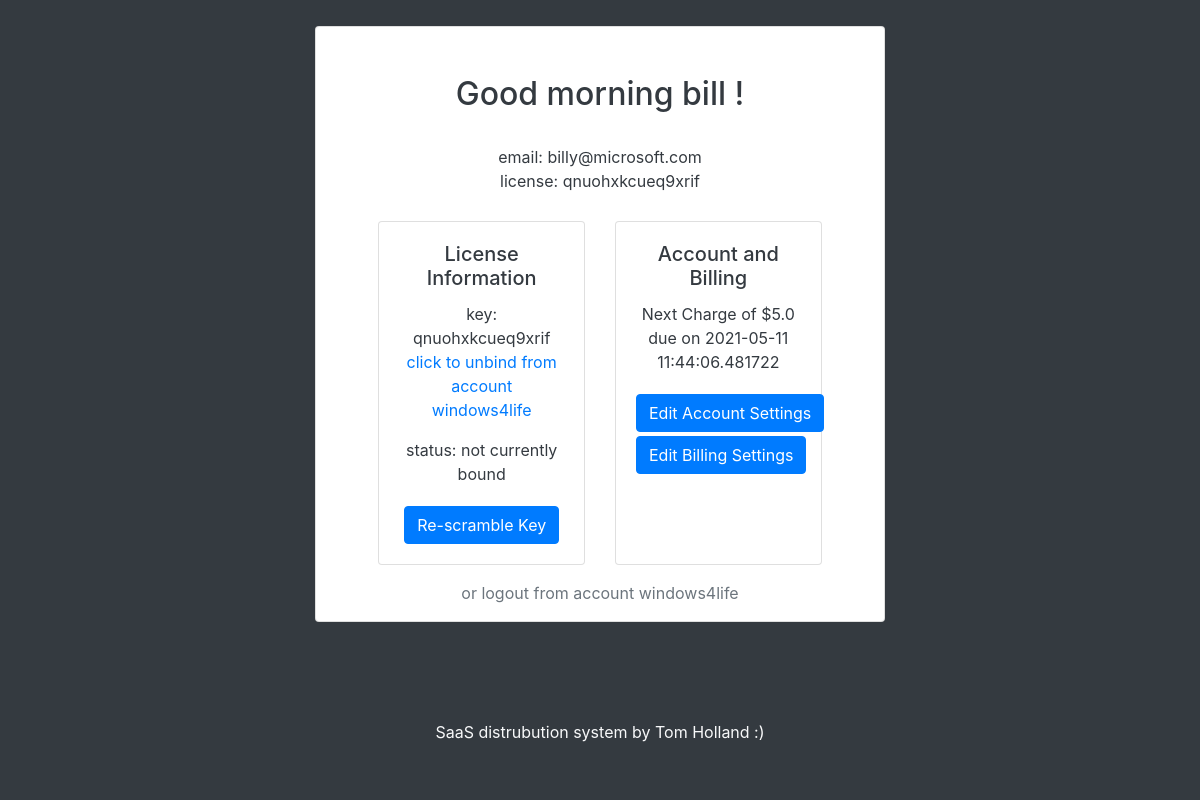
Page /dashboard (signed in) on the earlier database version.
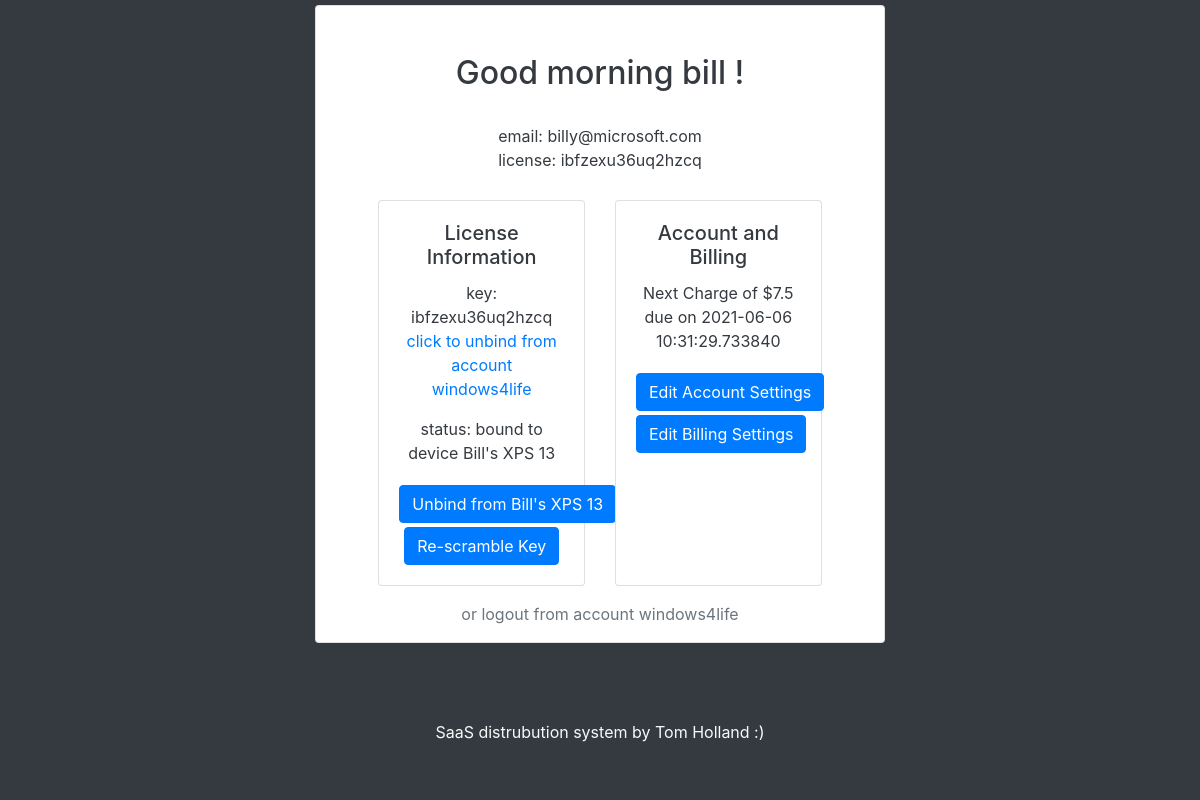
Same page on the later database version.
### tables this page shows
CREATE TABLE licenses (license text PRIMARY KEY, username text, boundToUser boolean, boundToDevice boolean, HWID string, devicename string, nextrenewal string, plan string, stripeSessionID string);

CREATE TABLE users (username text PRIMARY KEY, fName text, sName text, emailAddress text, password text, admin bool);

CREATE TABLE plans (name text PRIMARY KEY, interval integer, amount float);

### main.py (the view, shortened to what this page needs)
@app.route("/dashboard", methods=['GET', 'POST'])
@login_required
def dashboard():
    if not current_user.getAdminPerms():
        lerror = None
        return render_template('dashboard.html', lerror=lerror)
    else:
        return redirect(url_for('admindash'))

### api.py (called while the page is built)
    def closeConnection(self):
        self.conn.close()
        return

    def searchUsersByUsername(self, user):
        self.c.execute(f'''SELECT * FROM users WHERE username = ?''', (user,))
        result = self.c.fetchone()
        return result

    def getLicenseInfo(self, license):
        self.c.execute(f'''SELECT * FROM licenses WHERE license = ?''',
                       (license,))
        result = self.c.fetchone()
        return result

    def checkIfUserHasLicense(self, username):
        self.c.execute(f'''SELECT license FROM licenses WHERE username = ?''',
                       (username,))
        result = self.c.fetchone()
        if result:
            return result[0]
        else:
            return False

    def getNextRenewal(self, license):
        self.c.execute(f'''SELECT nextrenewal FROM licenses WHERE license = ?''', (license,))
        result = self.c.fetchone()[0]
        if not result or result == "NULL":
            return None
        else:
            return datetime.strptime(result, '%Y-%m-%d %H:%M:%S.%f')

### main.py (called while the page is built)
    def getRenewalDate(self, key):
        db = Database()
        dbdate = db.getNextRenewal(key)
        return dbdate

### templates/dashboard.html (shortened to what the changed rows need)
<!DOCTYPE html>
<html lang="en">
<head>
    <link rel="stylesheet" href="https://use.fontawesome.com/releases/v5.0.8/css/all.css">
    <link rel="stylesheet" href="https://maxcdn.bootstrapcdn.com/bootstrap/4.0.0/css/bootstrap.min.css"
>
    <link rel="stylesheet" type="text/css" href="{{ url_for('static',filename='styles/dashboard.css') }}">
</head>
<body onload="relayUserTime('{{ current_user.fname }}')">
<div class="container-fluid h-90 bg-dark text-dark">
    <div class="row h-90 justify-content-center align-items-center">
        <div class="col-md-6 text-left">
            <div class="card text-center">
                <h2 class="card-title mt-5" id="time"></h2>
                {% if current_user.license.exists %}
                <div class="card-body">
                    email: {{ current_user.email }}
                    <br>
                    license: {{ current_user.license }}
                </div>
                {% else %}
                <div class="card-body">
                    email: {{ current_user.email }}
                    <br>
                    <br>
                </div>
                {% endif %}
                <div class="container-fluid">
                    <div class="row mt-2">
                        <div class="col-sm-5">
                            <div class="card h-100">
                                {% if not current_user.license.exists %}
                                <div class="card-body">
                                    <h5 class="card-title">No license currently bound</h5>
                                    <div class="card-text">
                                        {% if lerror %}
                                        <p class="error text-danger"><strong>Error:</strong> {{ lerror }}
                                            {% endif %}
                                        <form action="" method="post">
                                            <input type="text" class="form-control" name="licenseid"
                                                   placeholder="License Key">
                                            <button type="submit" class="btn btn-primary mt-2">Bind to this account
                                            </button>
                                        </form>
                                    </div>
                                </div>
                                {% else %}
                                {% if not current_user.license.boundtodevice %}
                                <div class="card-body">
                                    <h5 class="card-title">License Information </h5>
                                    <p class="card-text">key: {{ current_user.license }} <br><a
                                            href="javascript:unbind()" class="muted">click to unbind from account
                                        {{current_user.id}}</a></p>
                                    <p class="card-text">status: not currently bound</p>
                                    <a href="javascript:rescramble()" class="btn btn-primary mt-1">Re-scramble Key</a>
                                </div>
                                {% else %}
                                <div class="card-body">
                                    <h5 class="card-title">License Information</h5>
                                    <p class="card-text">key: {{ current_user.license }} <br><a
                                            href="javascript:unbind()" class="muted">click to unbind from account
                                        {{current_user.id}}</a></p>
                                    <p class="card-text">status: bound to device {{
                                        current_user.license.devicename}}</p>
                                    <a href="javascript:unbinddevice()" class="btn btn-primary mt-1">Unbind from {{
                                        current_user.license.devicename}}</a>
                                    <a href="javascript:rescramble()" class="btn btn-primary mt-1">Re-scramble Key</a>
                                </div>
                                {%endif%}
                                {%endif%}
                            </div>
                        </div>
                        <div class="col-sm-5">
                            <div class="card h-100">
                                {% if not current_user.license.exists %}
                                <div class="card-body">
                                    <h5 class="card-title">Account and Billing</h5>
                                    <p class="card-text">No impending charge as no license is bound.</p>
                                    <a href="/dashboard/account" class="btn btn-primary mt-1">Edit Account Settings</a>
                                    <a href="#" class="btn btn-primary mt-1">Edit Billing Settings</a>
                                </div>
                                {% else %}
                                <div class="card-body">
                                    <h5 class="card-title">Account and Billing</h5>
                                    <p class="card-text">Next Charge of ${{ current_user.license.renewal.renewamount }}
                                        due on {{ current_user.license.renewal.renewdate }}</p>
                                    <a href="/dashboard/account" class="btn btn-primary mt-1">Edit Account Settings</a>
                                    <a href="#" class="btn btn-primary mt-1">Edit Billing Settings</a>
                                </div>
                                {% endif %}
                            </div>
                        </div>
                    </div>
                </div>
                <div class="row mt-3">
                    <div class="col text-center">
                        <a href="/logout" class="text-muted"> or logout from account {{ current_user.id }} </a>
                    </div>
                </div>
            </div>
        </div>
    </div>
</div>
</body>
</html>

Differences in the rows shown:
removed licenses: license "qnuohxkcueq9xrif"
no longer on this page (row unchanged): plans: license.renewal.renewamount "5.0"
added licenses: license "ibfzexu36uq2hzcq", license.devicename "Bill's XPS 13"
now on this page (row unchanged): plans: license.renewal.renewamount "7.5"
Other differences:
{{ current_user.license.renewal.renewdate }}: "2021-05-11 11:44:06.481722" → "2021-06-06 10:31:29.733840"
text no longer shown: "status: not currently bound"
text now shown: "status: bound to device Unbind from"
